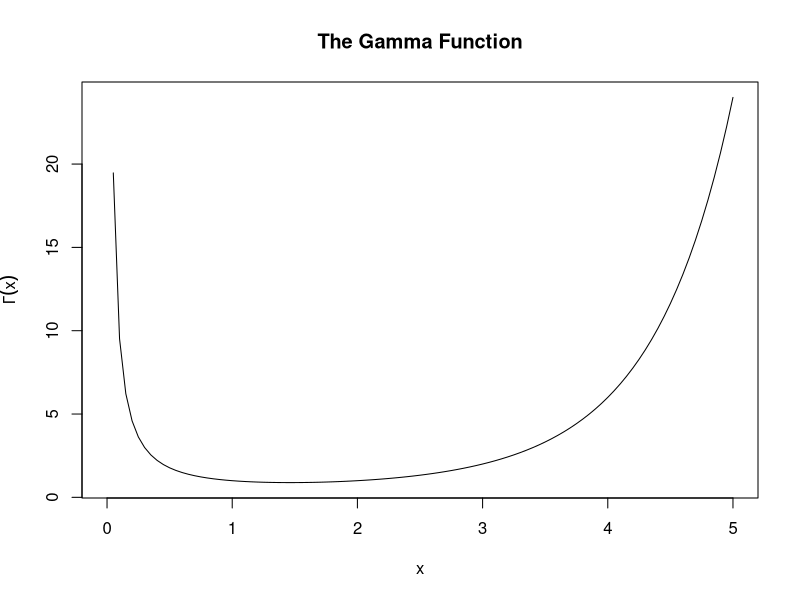
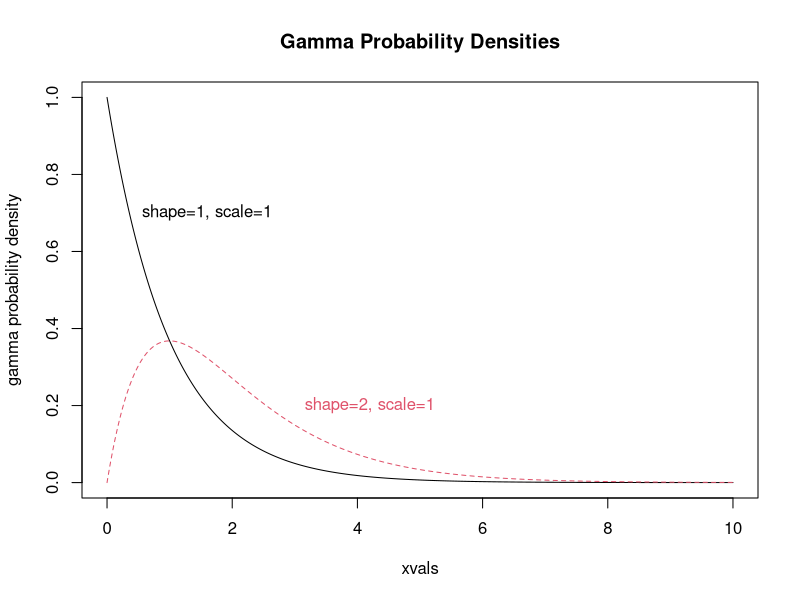
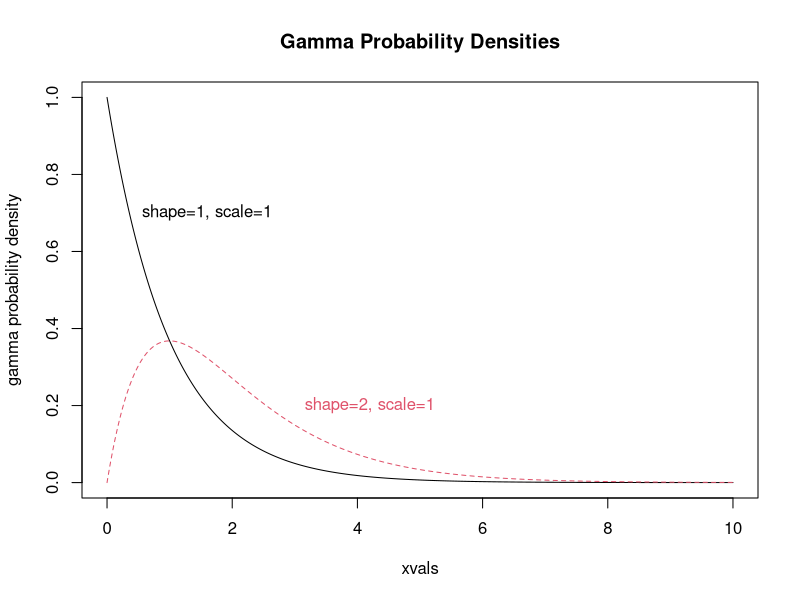
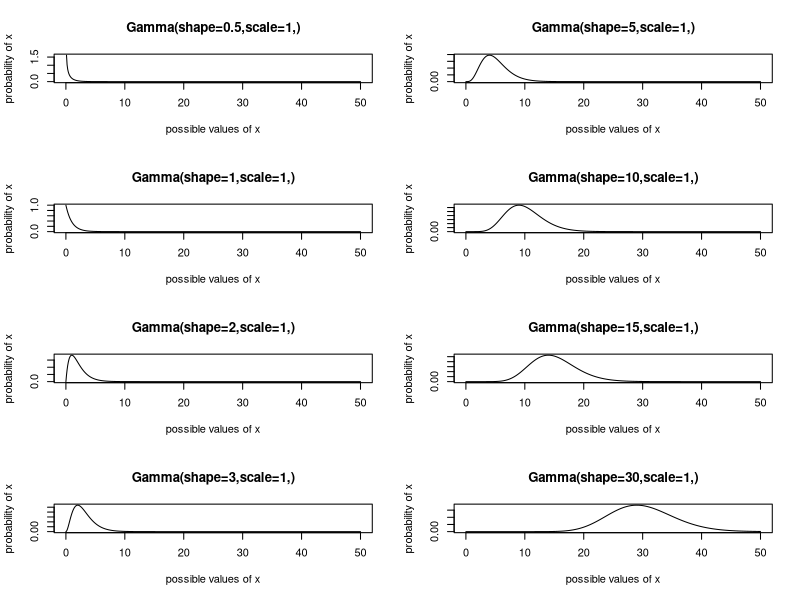
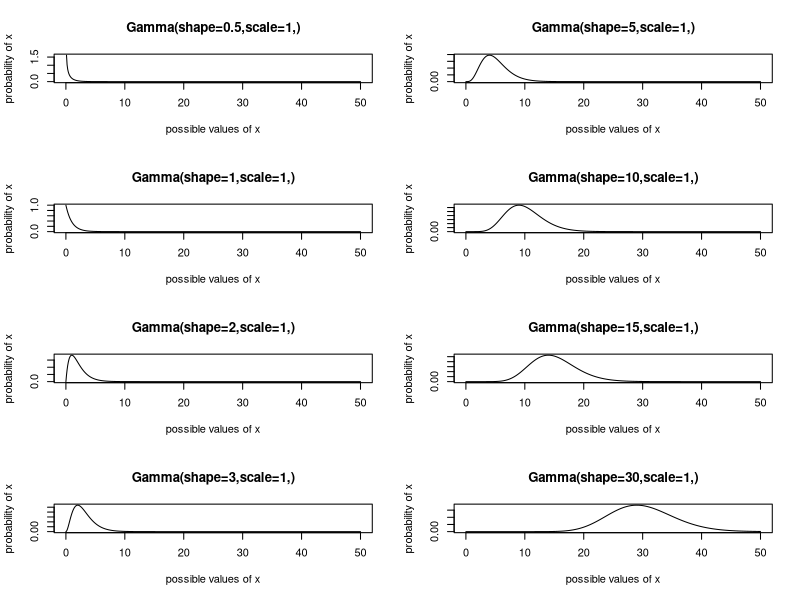
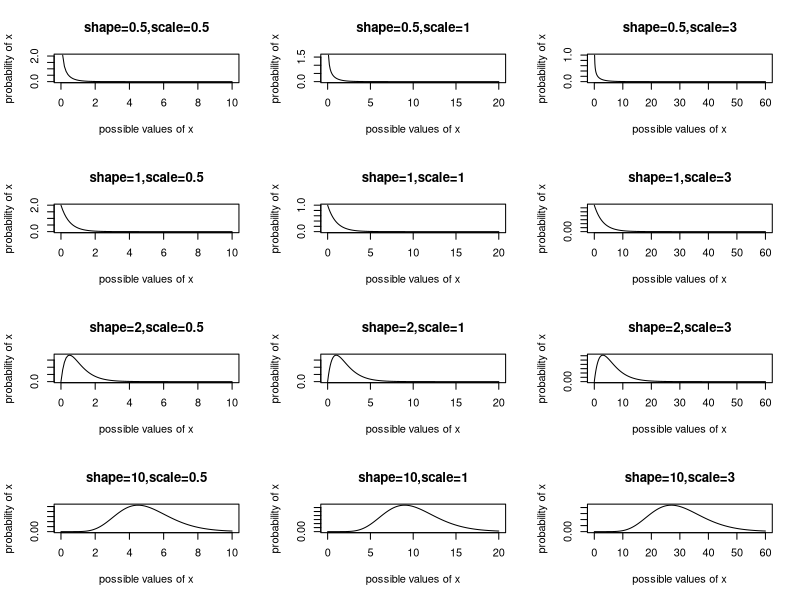
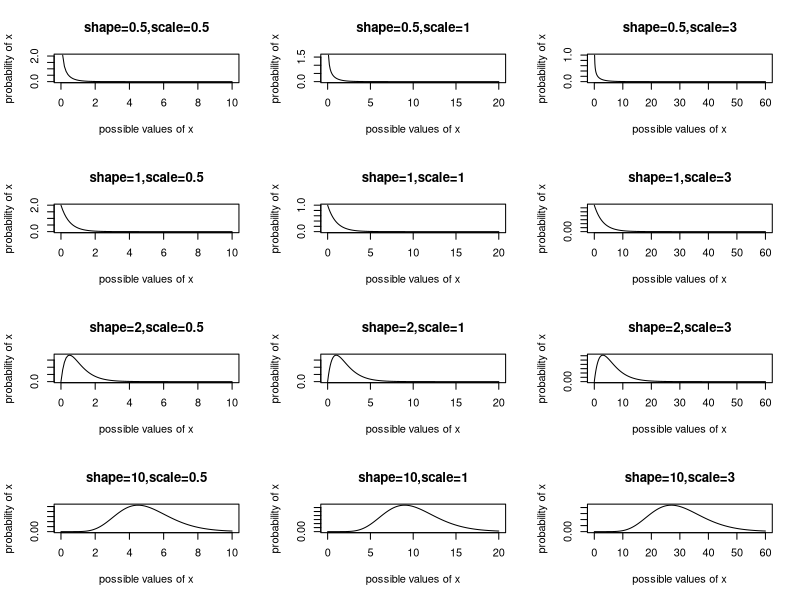

The R script that drew these images, in order:
### R code from vignette source '/home/pauljohn/tmp/lyxtmp/lyx_tmpdir.XM9058/lyx_tmpbuf2/Gamma-02.Rnw'

###################################################
### code chunk number 1: Gamma-02.Rnw:14-15
###################################################
  if(exists(".orig.enc")) options(encoding = .orig.enc)


###################################################
### code chunk number 2: Gamma-02.Rnw:90-92
###################################################
unlink("plots", recursive=T)
dir.create("plots", showWarnings=F)


###################################################
### code chunk number 3: Roptions
###################################################
options(width=100, prompt="> ", continue="+  ")
options(useFancyQuotes = FALSE) 
set.seed(12345)
op <- par() 
options(SweaveHooks=list(fig=function() par(ps=12)))
pdf.options(onefile=F,family="Times",pointsize=12)


###################################################
### code chunk number 4: Gamma-02.Rnw:171-174
###################################################
xvals<-seq(0,5,by=0.05)
gammaxvals <- gamma(xvals)
plot(xvals, gammaxvals, type = "l", xlab = "x", ylab = expression(Gamma(x)), main = "The Gamma Function")


###################################################
### code chunk number 5: Gamma1
###################################################
xvals <- seq(0,10,length.out=1000)

gam1 <- dgamma(xvals, shape = 1, scale = 1)
gam2 <- dgamma(xvals, shape=2, scale= 1)
matplot(xvals, cbind(gam1,gam2), type = "l", ylab = "gamma probability density",  ylim = c(0,1), main = "Gamma Probability Densities")

text(.4, .7, "shape=1, scale=1", pos=4, col=1)
text(3, .2, "shape=2, scale=1", pos=4, col=2)


###################################################
### code chunk number 6: Gamma-02.Rnw:204-206
###################################################
xvals <- seq(0,10,length.out=1000)

gam1 <- dgamma(xvals, shape = 1, scale = 1)
gam2 <- dgamma(xvals, shape=2, scale= 1)
matplot(xvals, cbind(gam1,gam2), type = "l", ylab = "gamma probability density",  ylim = c(0,1), main = "Gamma Probability Densities")

text(.4, .7, "shape=1, scale=1", pos=4, col=1)
text(3, .2, "shape=2, scale=1", pos=4, col=2)



###################################################
### code chunk number 7: Gamma2
###################################################
par(mfcol=c(4,2))

for ( i in 1:8){
    shape <- c(0.5,1,2,3,5,10,15,30)
    scale <- 1
    xrange<-seq(from = 0, to = 50, by = 0.1)
    mainlabel<- paste("Gamma(shape=", shape[i],",scale=",scale,",)",sep="")
    xprob <- dgamma(xrange, shape = shape[i], scale = scale, log = F)
    plot(xrange, xprob, type = "l", main = mainlabel, xlab = "possible values of x", ylab = "probability of x")
}


###################################################
### code chunk number 8: Gamma-02.Rnw:245-247
###################################################
par(mfcol=c(4,2))

for ( i in 1:8){
    shape <- c(0.5,1,2,3,5,10,15,30)
    scale <- 1
    xrange<-seq(from = 0, to = 50, by = 0.1)
    mainlabel<- paste("Gamma(shape=", shape[i],",scale=",scale,",)",sep="")
    xprob <- dgamma(xrange, shape = shape[i], scale = scale, log = F)
    plot(xrange, xprob, type = "l", main = mainlabel, xlab = "possible values of x", ylab = "probability of x")
}



###################################################
### code chunk number 9: Gamma3
###################################################
par(mfcol=c(4,3))

for ( j in 1:3){
 for ( i in 1:4 ){
  shape <- c(0.5,1,2,10)
  scale <- c(0.5,1,3)
  xrange <- seq(from = 0, to = scale[j]*20, by = 0.1)
  mainlabel<- paste("shape=",shape[i],",scale=", scale[j],sep="")
  xprob <- dgamma(xrange, shape = shape[i], scale = scale[j], log = FALSE)
  plot(xrange, xprob, type="l", main = mainlabel, xlab = "possible values of x", ylab = "probability of x")
 }
}


###################################################
### code chunk number 10: Gamma-02.Rnw:282-283
###################################################
par(mfcol=c(4,3))

for ( j in 1:3){
 for ( i in 1:4 ){
  shape <- c(0.5,1,2,10)
  scale <- c(0.5,1,3)
  xrange <- seq(from = 0, to = scale[j]*20, by = 0.1)
  mainlabel<- paste("shape=",shape[i],",scale=", scale[j],sep="")
  xprob <- dgamma(xrange, shape = shape[i], scale = scale[j], log = FALSE)
  plot(xrange, xprob, type="l", main = mainlabel, xlab = "possible values of x", ylab = "probability of x")
 }
}
